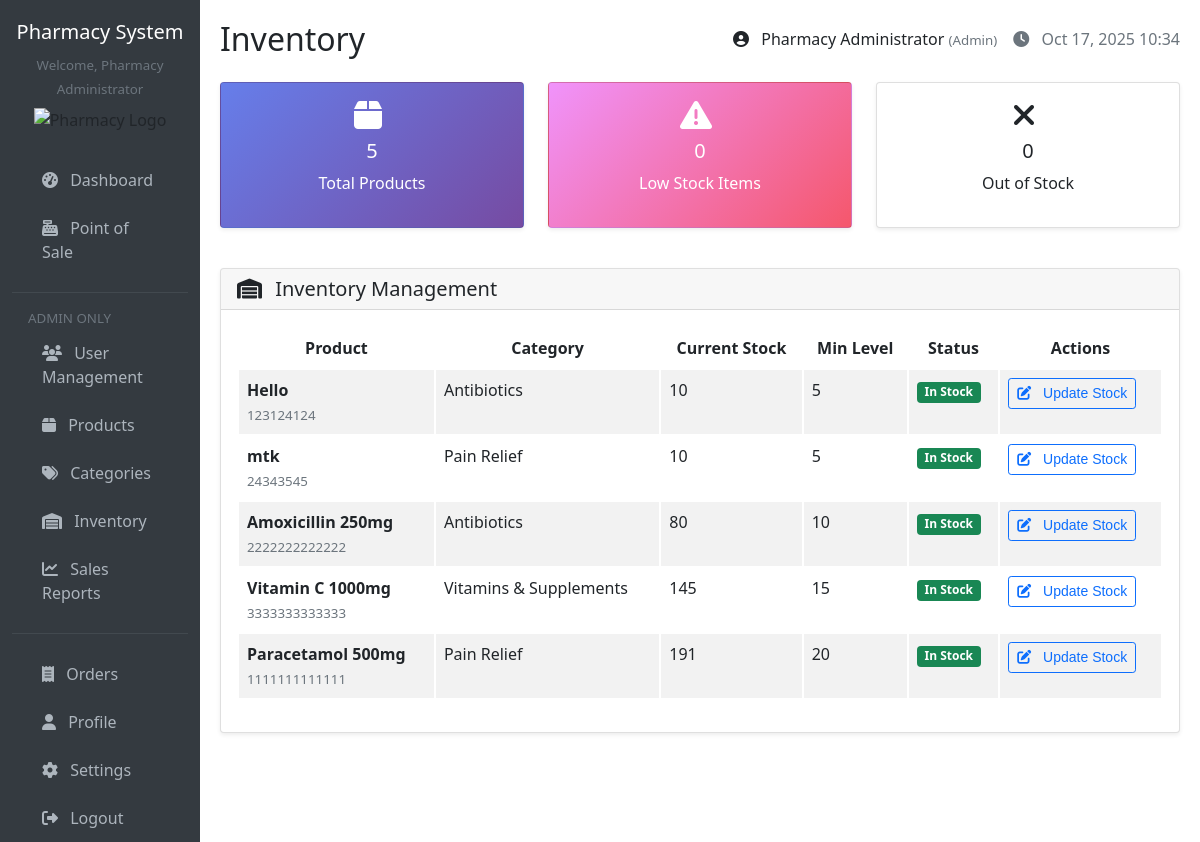
Page /pages/inventory.php (signed in) on the earlier database version.
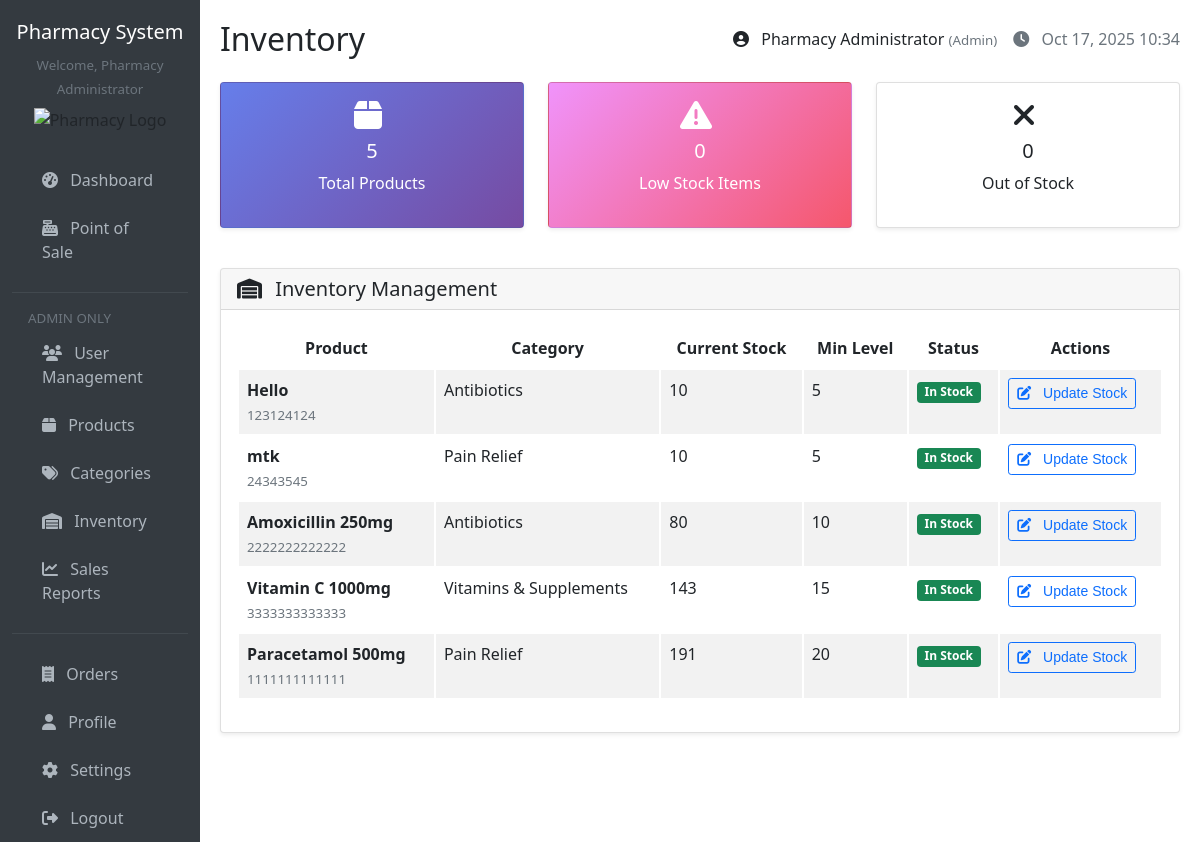
Same page on the later database version.
### tables this page shows
CREATE TABLE `products` (
  `id` int(11) NOT NULL,
  `name` varchar(200) NOT NULL,
  `barcode` varchar(100) NULL,
  `category_id` int(11) DEFAULT NULL,
  `price` decimal(10,2) NOT NULL,
  `cost` decimal(10,2) NOT NULL,
  `stock_quantity` int(11) DEFAULT 0,
  `min_stock_level` int(11) DEFAULT 5,
  `expiry_date` date NOT NULL,
  `manufacturer` varchar(255) NOT NULL,
  `description` text DEFAULT NULL,
  `created_at` timestamp NOT NULL DEFAULT current_timestamp(),
  `updated_at` timestamp NOT NULL DEFAULT current_timestamp() ON UPDATE current_timestamp(),
  `is_active` tinyint(1) NOT NULL DEFAULT 1
);

CREATE TABLE `categories` (
  `id` int(11) NOT NULL,
  `name` varchar(100) NOT NULL,
  `description` text DEFAULT NULL,
  `created_at` timestamp NOT NULL DEFAULT current_timestamp(),
  `updated_at` timestamp NOT NULL DEFAULT current_timestamp() ON UPDATE current_timestamp()
);

### config/database.php (called while the page is built, shortened)
<?php
function getConnection() {
    $connection = new mysqli(DB_HOST, DB_USER, DB_PASS, DB_NAME);
    $connection->set_charset("utf8");
    return $connection;
}
function executeQuery($query, $types = '', $params = []) {
    $conn = getConnection();
    $stmt = $conn->prepare($query);
    $stmt->execute();
    $result = $stmt->get_result();
    if ($result) {
        $data = $result->fetch_all(MYSQLI_ASSOC);
        return $data;
    }
    return false;
}
?>

### includes/functions.php (called while the page is built, shortened)
<?php
function sanitizeInput($data) {
    return htmlspecialchars(trim($data), ENT_QUOTES, 'UTF-8');
}
?>

### pages/inventory.php (the view, shortened to what the changed rows need)
<?php
require_once '../includes/header.php';
$products = executeQuery("
    SELECT p.*, c.name as category_name
    FROM products p
    LEFT JOIN categories c ON p.category_id = c.id
    ORDER BY
        CASE WHEN p.stock_quantity <= p.min_stock_level THEN 0 ELSE 1 END,
        p.stock_quantity ASC,
        p.name ASC
");
?>
<div class="card">
    <div class="card-body">
        <div class="table-responsive">
            <table class="table table-striped">
                <thead>
                    <tr>
                        <th>Product</th>
                        <th>Category</th>
                        <th>Current Stock</th>
                        <th>Min Level</th>
                        <th>Status</th>
                        <th>Actions</th>
                    </tr>
                </thead>
                <tbody>
                    <?php if (empty($products)): ?>
                        <tr>
                            <td colspan="6" class="text-center py-4">
                                <i class="fas fa-box fa-3x text-muted mb-3"></i>
                                <h5 class="text-muted">No products found</h5>
                                <a href="products.php" class="btn btn-primary">Add Products</a>
                            </td>
                        </tr>
                    <?php else: ?>
                        <?php foreach ($products as $product): ?>
                            <tr class="<?php echo $product['stock_quantity'] <= 0 ? 'table-danger' : ($product['stock_quantity'] <= $product['min_stock_level'] ? 'table-warning' : ''); ?>">
                                <td>
                                    <strong><?php echo sanitizeInput($product['name']); ?></strong>
                                    <br>
                                    <small class="text-muted"><?php echo sanitizeInput($product['barcode']); ?></small>
                                </td>
                                <td><?php echo $product['category_name'] ? sanitizeInput($product['category_name']) : '<span class="text-muted">Uncategorized</span>'; ?></td>
                                <td>
                                    <span class="stock-quantity" data-min-stock="<?php echo $product['min_stock_level']; ?>">
                                        <?php echo $product['stock_quantity']; ?>
                                    </span>
                                </td>
                                <td><?php echo $product['min_stock_level']; ?></td>
                                <td>
                                    <?php if ($product['stock_quantity'] <= 0): ?>
                                        <span class="badge bg-danger">Out of Stock</span>
                                    <?php elseif ($product['stock_quantity'] <= $product['min_stock_level']): ?>
                                        <span class="badge bg-warning">Low Stock</span>
                                    <?php else: ?>
                                        <span class="badge bg-success">In Stock</span>
                                    <?php endif; ?>
                                </td>
                                <td>
                                    <button type="button" class="btn btn-outline-primary btn-sm"
                                            data-bs-toggle="modal"
                                            data-bs-target="#stockModal<?php echo $product['id']; ?>">
                                        <i class="fas fa-edit"></i> Update Stock
                                    </button>
                                </td>
                            </tr>
                        <?php endforeach; ?>
                    <?php endif; ?>
                </tbody>
            </table>
        </div>
    </div>
</div>
<?php require_once '../includes/footer.php'; ?>

Differences in the rows shown:
changed products "Vitamin C 1000mg": stock_quantity "145" → "143"
